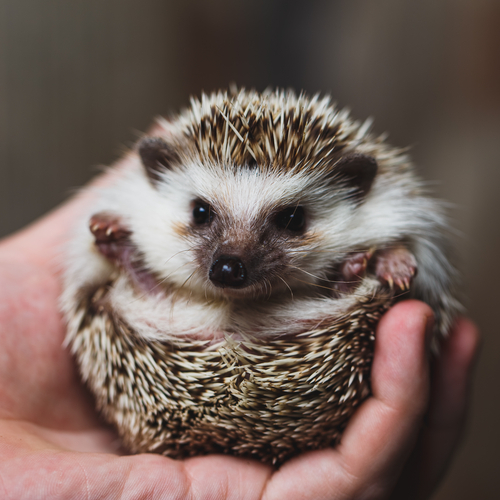
//> input picture img/hari.jpg, 500 x 500 px
$ ./028   (built with g++ and OpenCV 4)
//> lines starting //> are read from the running program, lines starting //| are printed output that depends on the picture; after the words box and inside, x2 and y2 are one past the last pixel; in counts of white or black regions, pixels touching at a corner belong together
//http://cvwww.ee.ous.ac.jp/semi/opencv#2.1
//立方体の面への画像の貼り付け
//g++ -o 028 028.cpp `pkg-config --cflags opencv` `pkg-config --libs opencv` -std=c++11

#include <opencv2/opencv.hpp>

int main(void)
{
    cv::Mat src, dst;

    src = cv::imread("../../../img/hari.jpg");
//> src is the input picture: 500 rows x 500 cols, CV_8UC3; mean B, G, R 87.7, 95, 112.5

    // 射影変換行列
    cv::Mat homography1, homography2, homography3;

    // 対応点の設定
    float w = src.cols - 1, h = src.rows - 1;
//> w = 499; h = 499
    cv::Point2f srcPoint[4] = { { 0, 0 },{ w, 0 },{ w, h },{ 0, h } };
    cv::Point2f dstPoint1[4] = { { 25, 100 },{ 230, 45 },{ 362, 60 },{ 195, 150 } };
    cv::Point2f dstPoint2[4] = { { 25, 100 },{ 195, 150 },{ 225, 370 },{ 85, 285 } };
    cv::Point2f dstPoint3[4] = { { 195, 150 },{ 362, 60 },{ 350, 215 },{ 225, 370 } };


    // 対応点から射影変換行列を求める（srcPoint → dstPoint1）
    homography1 = cv::getPerspectiveTransform(srcPoint, dstPoint1);
    homography2 = cv::getPerspectiveTransform(srcPoint, dstPoint2);
    homography3 = cv::getPerspectiveTransform(srcPoint, dstPoint3);

    // 射影変換
    // * BORDER_TRANSPARENT  変換後画像を初期化しないで上書きする
    cv::warpPerspective(src, dst, homography1, cv::Size(400, 400), cv::INTER_LINEAR);
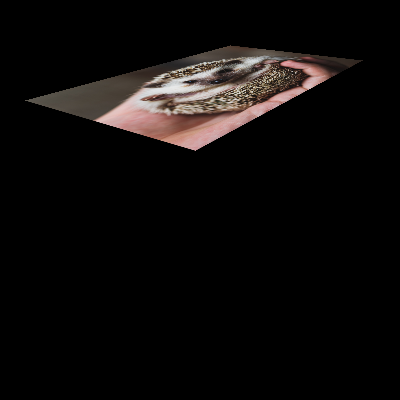
//> dst: 400 rows x 400 cols, CV_8UC3; mean B, G, R 10.4, 11.2, 13.6
    cv::warpPerspective(src, dst, homography2, cv::Size(400, 400), cv::INTER_LINEAR, cv::BORDER_TRANSPARENT);
    cv::warpPerspective(src, dst, homography3, cv::Size(400, 400), cv::INTER_LINEAR, cv::BORDER_TRANSPARENT);
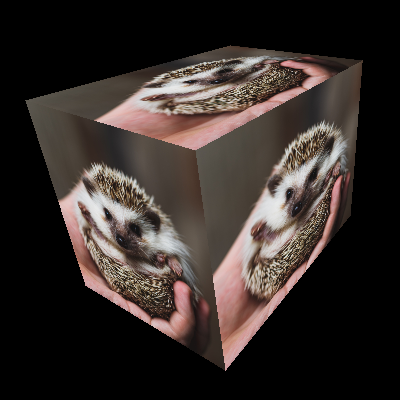
//> dst: 400 rows x 400 cols, CV_8UC3; mean B, G, R 41, 44.5, 52.5

    // 立方体の辺を描く
    for (int i = 0; i < 4; i++) {
        cv::line(dst, dstPoint1[i], dstPoint1[(i + 1) & 3], cv::Scalar::all(255), 1, CV_AA);
        cv::line(dst, dstPoint2[i], dstPoint2[(i + 1) & 3], cv::Scalar::all(255), 1, CV_AA);
        cv::line(dst, dstPoint3[i], dstPoint3[(i + 1) & 3], cv::Scalar::all(255), 1, CV_AA);
    }
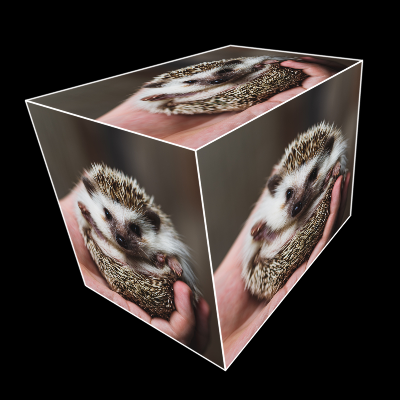
//> dst: 400 rows x 400 cols, CV_8UC3; 2.85% of pixels changed, all inside (x1, y1, x2, y2) = (24, 44, 364, 372)

    cv::imshow("原画像", src);
    cv::imshow("立方体へのマッピング", dst);

    cv::waitKey();

    return 0;
}

$ run again, with img/cag_bureta.jpg copied over img/hari.jpg
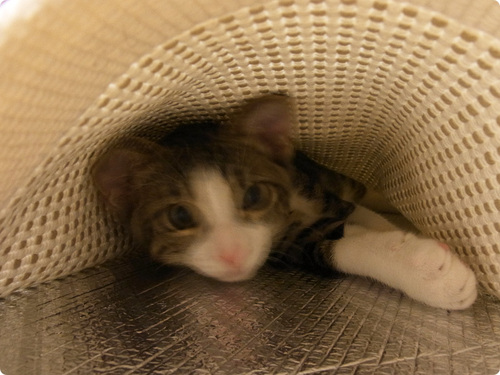
//> input picture img/cag_bureta.jpg, 500 x 375 px
//> src is the input picture: 375 rows x 500 cols, CV_8UC3; mean B, G, R 73, 106.4, 133.5
//> `cv::warpPerspective(src, dst, homography1, cv::Size(400, 400), cv::INT..`:
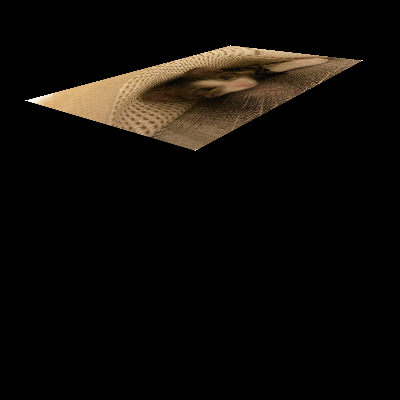
//> dst: 400 rows x 400 cols, CV_8UC3; mean B, G, R 7.4, 10.8, 13.6
//> after the loop `for (int i = 0; i < 4; i++)`:
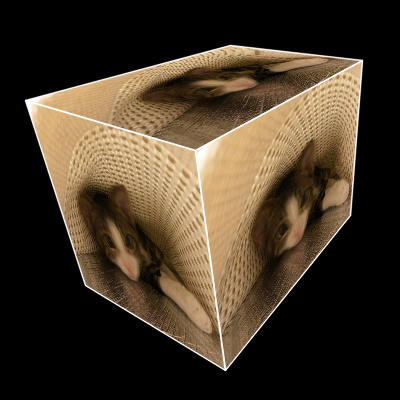
//> dst: 400 rows x 400 cols, CV_8UC3; mean B, G, R 38.6, 54.3, 66.8
